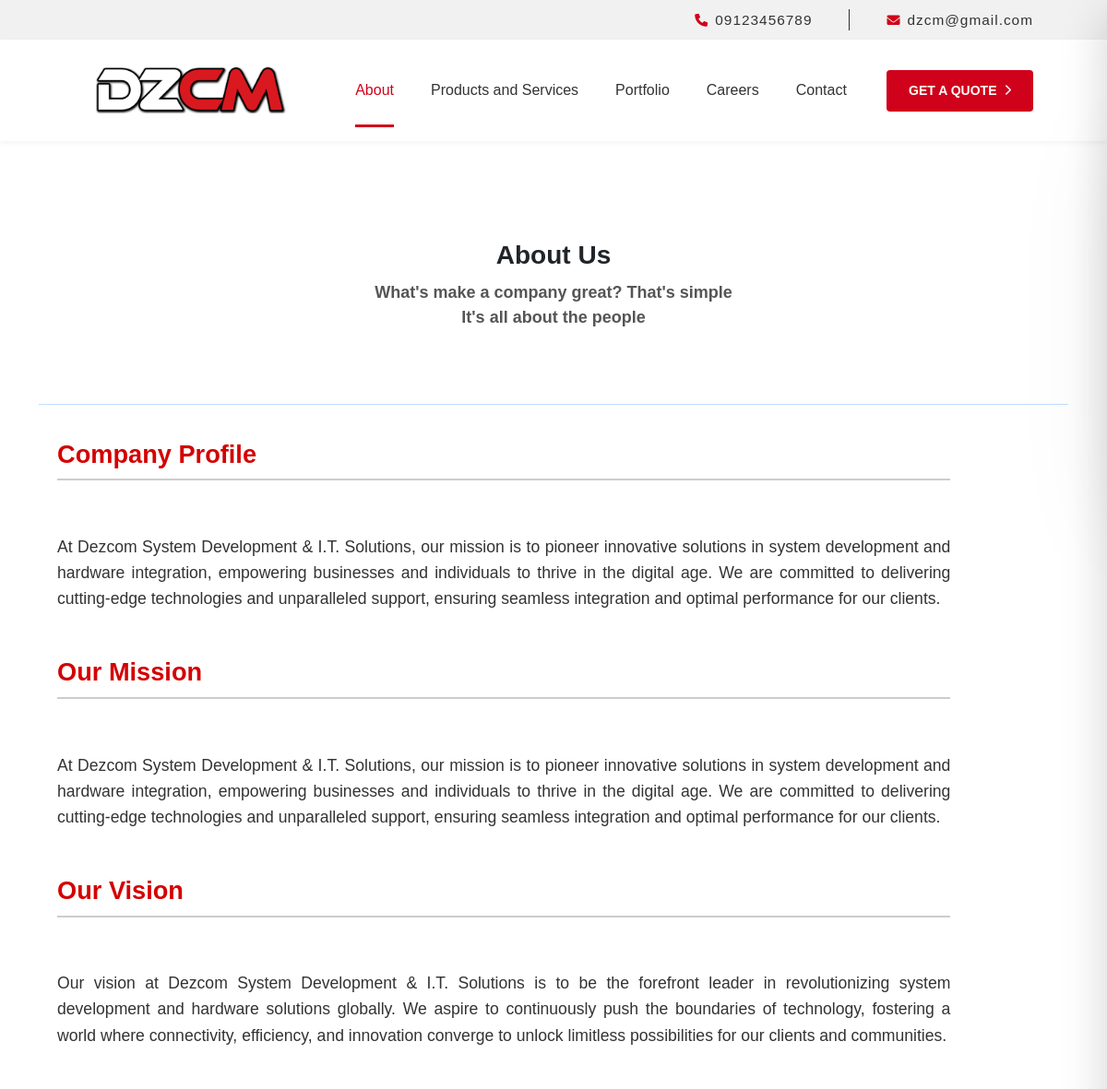
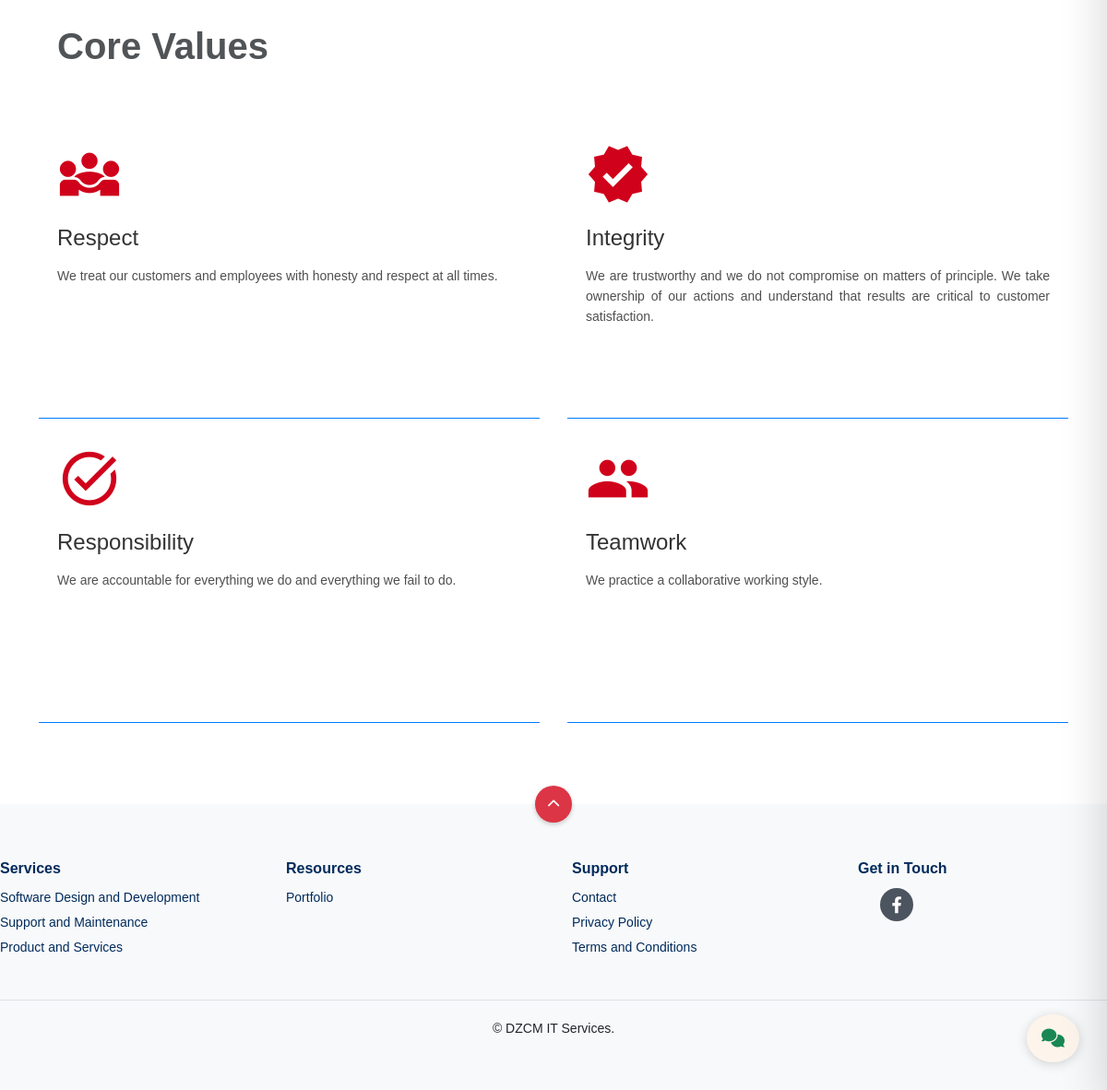
The app's page /index.php?page=about with its own data (2 pictures, top to bottom).
### tables this page shows
CREATE TABLE `company_info` (
  `company_id` int(11) NOT NULL,
  `name` varchar(255) NOT NULL,
  `description` text DEFAULT NULL,
  `logo` varchar(255) DEFAULT NULL,
  `email` varchar(255) DEFAULT NULL,
  `phone` varchar(20) DEFAULT NULL,
  `address` text DEFAULT NULL
);

### includes/navbar.php (shortened to what this page needs)
<?php
include 'includes/connect.php';
$conn->select_db("dezcom");
$sql = "SELECT * FROM company_info LIMIT 1";
$result = $conn->query($sql);
if ($result && $result->num_rows > 0) {
    $row = $result->fetch_assoc();
} else {
    $row = null;
    $phone = "N/A";
    $email = "N/A";
    $logo = "N/A";
}
?>
<div class="nav-wrapper">
    <div class="top-bar">
        <span><i class="fas fa-phone"></i><a href="tel:<?php echo $row ? $row['phone'] : $phone; ?>"> <?php echo $row ? $row['phone'] : $phone; ?></a></span>
        <span><i class="fas fa-envelope"></i> <a href="mailto:<?php echo $row ? $row['email'] : $email; ?>"><?php echo $row ? $row['email'] : $email; ?></a></span>
    </div>
    <div class="navbar-container">
        <div class="logo">
            <a href="index.php?page=home">
                <img src="admin/includes/uploads/company/<?php echo $row ? $row['logo'] : $logo; ?>" alt="MicroSource Logo">
            </a>
        </div>
        <ul class="nav-links">
            <li><a href="index.php?page=about" class="<?php echo isset($_GET['page']) && $_GET['page'] == 'about' ? 'active' : ''; ?>">About</a></li>
            <li><a href="index.php?page=products-services" class="<?php echo isset($_GET['page']) && $_GET['page'] == 'products-services' ? 'active' : ''; ?>">Products and Services</a></li>
            <li><a href="index.php?page=portfolio" class="<?php echo isset($_GET['page']) && $_GET['page'] == 'portfolio' ? 'active' : ''; ?>">Portfolio</a></li>
            <li><a href="index.php?page=careers" class="<?php echo isset($_GET['page']) && $_GET['page'] == 'careers' ? 'active' : ''; ?>">Careers</a></li>
            <li><a href="index.php?page=contact" class="<?php echo isset($_GET['page']) && $_GET['page'] == 'contact' ? 'active' : ''; ?>">Contact</a></li>
        </ul>
        <a href="#" class="quote-btn" onclick="openModal()">GET A QUOTE <i class="fas fa-chevron-right"></i></a>
    </div>
</div>

### css/navbar.css (style rules this page uses)
:root { --primary-color: #d0021b; --secondary-color: #007bff; --tertiary-color: #dc3545; --text-color: #5c5c5c; --darker-text: #212121; }
* { margin: 0; padding: 0; box-sizing: border-box; font-family: Arial, sans-serif; }
body { background-color: #f8f8f8; }
.nav-wrapper { position: fixed; top: 0; left: 0; width: 100%; z-index: 999; transition: transform 0.3s ease-in-out; }
.top-bar { display: flex; justify-content: flex-end; align-items: center; background-color: #f1f1f1; padding: 10px 80px; font-size: 14px; gap: 30px; }
.top-bar span { display: flex; align-items: center; gap: 8px; }
.top-bar i { color: var(--primary-color); font-size: 14px; }
.top-bar a { text-decoration: none; color: var(--text-color); font-size: 1.1em; letter-spacing: 1px; }
.navbar-container { display: flex; justify-content: space-between; align-items: center; padding: 20px 80px; background-color: white; box-shadow: 0 2px 5px rgba(0, 0, 0, 0.05); height: 110px; }
.logo img { height: 50px; width: auto; }
.logo { margin-left: 20px; }
.nav-links { display: flex; list-style: none; gap: 40px; margin: 0; }
.nav-links a { text-decoration: none; color: var(--text-color); font-size: 16px; font-weight: 500; transition: color 0.3s; position: relative; }
.nav-links a::after { content: ""; position: absolute; bottom: -32px; left: 0; width: 100%; height: 3px; background-color: var(--primary-color); transform: scaleX(0); transition: transform 0.3s ease; }
.nav-links a:hover::after, .nav-links a.active::after { transform: scaleX(1); }
.nav-links a:hover, .nav-links a.active { color: var(--primary-color); }
.quote-btn { background-color: var(--primary-color); color: white; padding: 12px 24px; font-size: 14px; font-weight: 600; text-decoration: none; border-radius: 4px; transition: background-color 0.3s; display: flex; align-items: center; gap: 8px; }
.quote-btn i { font-size: 12px; }

### css/services.css (style rules this page uses)
:root { --primary-color: #d0021b; --secondary-color: #515457; --tertiary-color: #dc3545; --text-color: #333333; }
* { box-sizing: border-box; margin: 0; padding: 0; font-family: Arial, sans-serif; }
body { font-family: Arial, sans-serif; margin: 0; padding: 0; background-color: #ffffff; text-align: center; padding-top: 0px; }

### css/index.css (style rules this page uses)
:root { --primary-color: #d0021b; --secondary-color: #515457; --tertiary-color: #dc3545; --text-color: #333333; }
body { margin: 0; padding: 0; font-family: Arial, sans-serif; background-color: #ffffff; }

### css/careers.css (style rules this page uses)
:root { --primary-color: #d0021b; --secondary-color: #515457; --tertiary-color: #dc3545; --text-color: #333333; }

### records on screen
company_info: phone "09123456789", email "dzcm@gmail.com", logo (picture)
